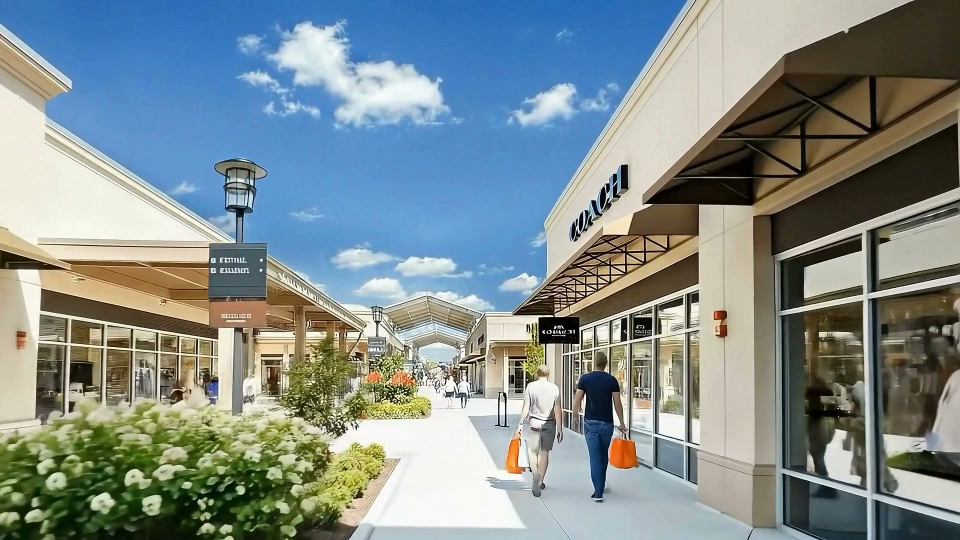
#> input picture ar_runs/run1__e2e_test/capture/frames/frame_000002.jpg, 1920 x 1080 px, given in place of ., which was not available (shown at 1/2 size)
$ python -i texture_analyzer.py   (imports and definitions only)   (older library calls are emulated)
#> lines starting #> are read from the running program, lines starting #| are printed output that depends on the picture; pictures that were not available may be replaced by others from this repository, and a replacement may not be noted
#!/usr/bin/env python3
"""
Texture analyzer — Layer 3.

Two measurements per frame:

1. Gradient energy (Sobel) — overall structural richness of the frame.
   Low energy = blank walls, overexposed, fog, smooth surfaces.
   COLMAP cannot extract reliable keypoints from these.

2. FAST keypoint density — approximate count of distinctly trackable corners.
   COLMAP uses SIFT which is weaker than FAST at finding candidates but
   FAST density is a fast, reliable proxy for "how many features will COLMAP see".

Outputs:
  gradient_energy_mean / std / min / p10 / p25
  keypoint_density_mean / std / min
  low_texture_frame_count / fraction
  low_texture_frame_names  (for user inspection)
  spatial_coverage_score   (are features spread across the image, or clustered?)
"""

from __future__ import annotations

from pathlib import Path

import cv2
import numpy as np


_SMALL_W = 320
_FAST_THRESHOLD = 20  # FAST detector sensitivity


def _resize_small(img: np.ndarray) -> np.ndarray:
    h, w = img.shape[:2]
    if w <= _SMALL_W:
        return img
    scale = _SMALL_W / w
    return cv2.resize(img, (int(w * scale), int(h * scale)), interpolation=cv2.INTER_AREA)


def _gradient_energy(img_gray: np.ndarray) -> float:
    """Mean of Sobel gradient magnitude (full image)."""
    sx = cv2.Sobel(img_gray, cv2.CV_64F, 1, 0, ksize=3)
    sy = cv2.Sobel(img_gray, cv2.CV_64F, 0, 1, ksize=3)
    mag = np.sqrt(sx ** 2 + sy ** 2)
    return float(mag.mean())


def _keypoint_density(img_gray: np.ndarray) -> int:
    """Number of FAST keypoints detected (proxy for SIFT/COLMAP feature count)."""
    fast = cv2.FastFeatureDetector_create(threshold=_FAST_THRESHOLD, nonmaxSuppression=True)
    kps = fast.detect(img_gray, None)
    return len(kps)


def _spatial_coverage(img_gray: np.ndarray, grid: int = 4) -> float:
    """
    Divide image into grid×grid cells.
    Return fraction of cells that contain at least one FAST keypoint.
    1.0 = features in every quadrant (spatially well-distributed).
    0.0 = all features in one corner.
    """
    h, w = img_gray.shape
    fast = cv2.FastFeatureDetector_create(threshold=_FAST_THRESHOLD, nonmaxSuppression=True)
    kps = fast.detect(img_gray, None)
    if not kps:
        return 0.0

    occupied = set()
    cell_w = w / grid
    cell_h = h / grid
    for kp in kps:
        cx = int(kp.pt[0] / cell_w)
        cy = int(kp.pt[1] / cell_h)
        occupied.add((min(cx, grid - 1), min(cy, grid - 1)))

    return len(occupied) / (grid * grid)


def analyze_texture(
    image_paths: list[Path],
    *,
    low_gradient_threshold: float | None = None,
    low_kp_threshold: int | None = None,
) -> dict:
    """
    Run texture analysis on all frames.

    Thresholds: if None, auto-set to bottom 15th percentile of this run
    (adaptive — works across scenes).
    """
    if not image_paths:
        return _empty_texture_result()

    frame_data: list[dict] = []

    for path in image_paths:
        img = cv2.imread(str(path), cv2.IMREAD_GRAYSCALE)
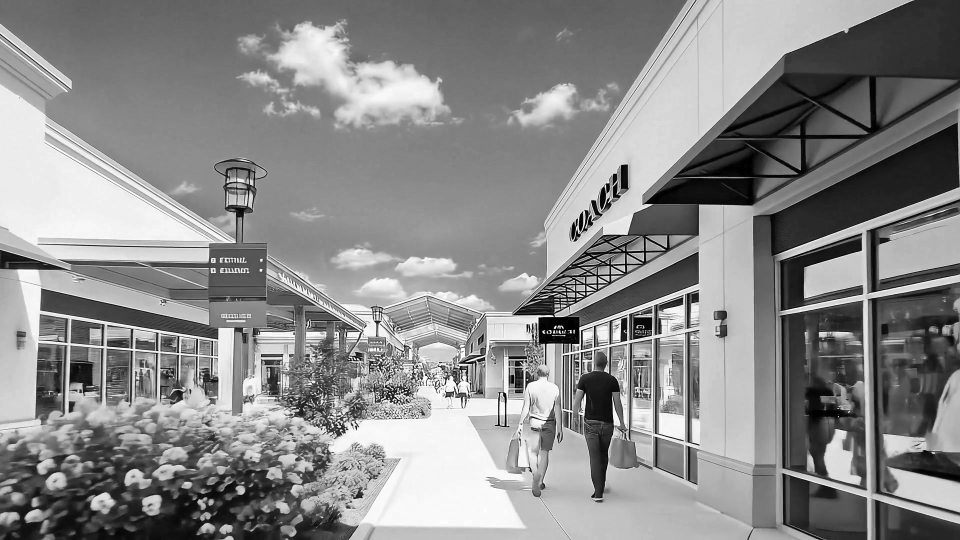
#> img: shape (1080, 1920) (shown at 1/2 size); min 0, max 255, mean 137.5
        if img is None:
            continue
        small = _resize_small(img)
#> in _resize_small, `return cv2.resize(img, (int(w * scale), int(h * scale)), interpolation..`:
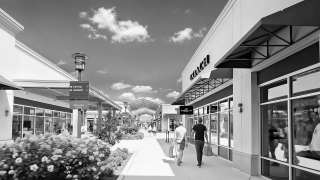
#> returned value: shape (180, 320); min 0, max 252, mean 137.5
        ge = _gradient_energy(small)
#> in _gradient_energy, `sx = cv2.Sobel(img_gray, cv2.CV_64F, 1, 0, ksize=3)`:
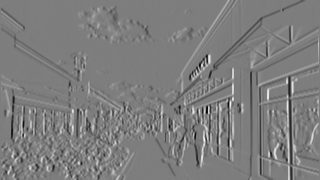
#> sx: shape (180, 320) float64; min -863, max 885, mean -1.6; drawn with min black and max white
#> in _gradient_energy, `sy = cv2.Sobel(img_gray, cv2.CV_64F, 0, 1, ksize=3)`:
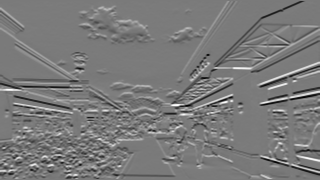
#> sy: shape (180, 320) float64; min -765, max 829, mean -0.3; drawn with min black and max white
#> in _gradient_energy, `mag = np.sqrt(sx ** 2 + sy ** 2)`:
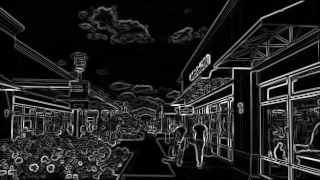
#> mag: shape (180, 320) float64; min 0, max 888.3, mean 114.4; drawn with min black and max white
#> ge = 114.4
        kp = _keypoint_density(small)
#> in _keypoint_density, `kps = fast.detect(img_gray, None)`: kps = 1391 keypoints; strongest (x, y, size): (208, 55, 7), (231, 98, 7), (192, 78, 7), (269, 89, 7)
#> kp = 1391
        sc = _spatial_coverage(small)
#> the loop in _spatial_coverage, `for kp in kps:` made 1391 passes
#> (kp, cx) on passes 1 to 3: (keypoint at (232, 5), size 7, 2), (keypoint at (114, 7), size 7, 1), (keypoint at (99, 8), size 7, 1)
#> after the loop in _spatial_coverage, `for kp in kps:`: occupied = 16 items
#> sc = 1
        frame_data.append(
            {
#> (the run stopped early here; a loop or call above may not have finished)

$ run again, on ar_runs/run1__e2e_test/capture/frames/frame_000004.jpg
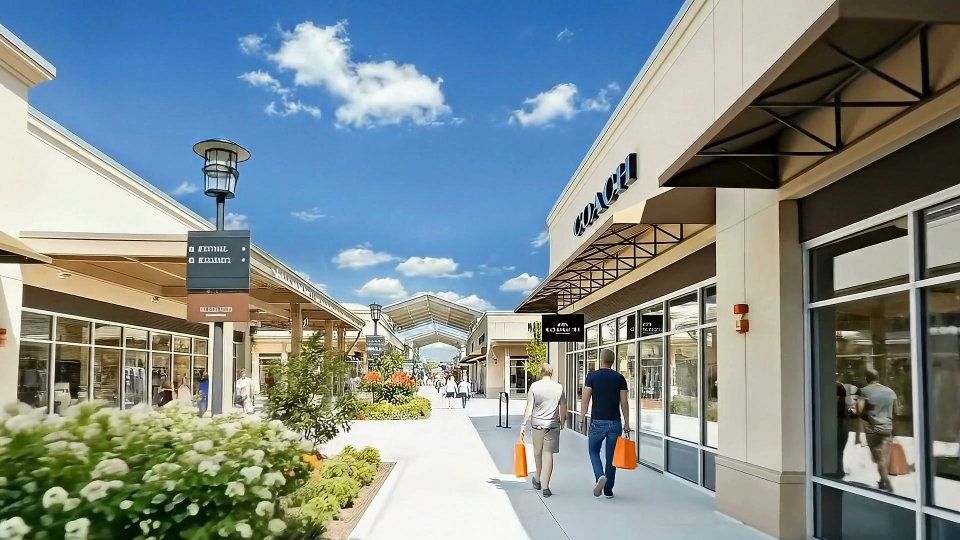
#> input picture ar_runs/run1__e2e_test/capture/frames/frame_000004.jpg, 1920 x 1080 px, given in place of ., which was not available (shown at 1/2 size)
#> in _gradient_energy, `sy = cv2.Sobel(img_gray, cv2.CV_64F, 0, 1, ksize=3)`:
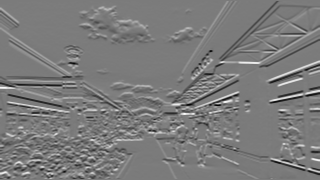
#> sy: shape (180, 320) float64; min -790, max 845, mean 1.2; drawn with min black and max white
#> in _gradient_energy, `mag = np.sqrt(sx ** 2 + sy ** 2)`:
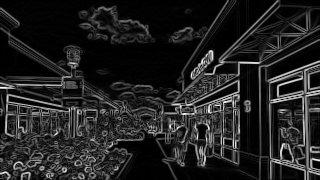
#> mag: shape (180, 320) float64; min 0, max 846.4, mean 114; drawn with min black and max white
#> ge = 114
#> in _keypoint_density, `kps = fast.detect(img_gray, None)`: kps = 1364 keypoints; strongest (x, y, size): (192, 76, 7), (211, 52, 7), (237, 96, 7), (176, 108, 7)
#> in analyze_texture, `kp = _keypoint_density(small)`: kp = 1364
#> the loop in _spatial_coverage, `for kp in kps:` made 1364 passes
#> (kp, cx) on passes 1 to 3: (keypoint at (231, 5), size 7, 2), (keypoint at (280, 6), size 7, 3), (keypoint at (102, 7), size 7, 1)
#> after the loop in _spatial_coverage, `for kp in kps:`: occupied = 16 items
#> sc = 1
